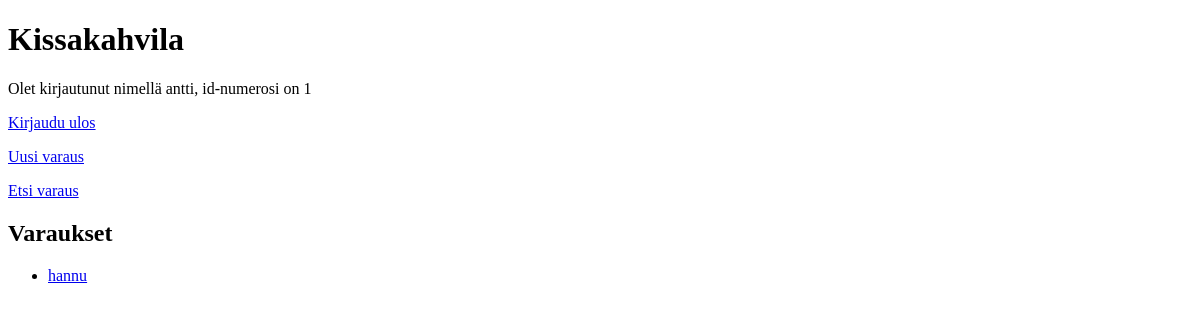
Before: / (signed in) with the older database file.
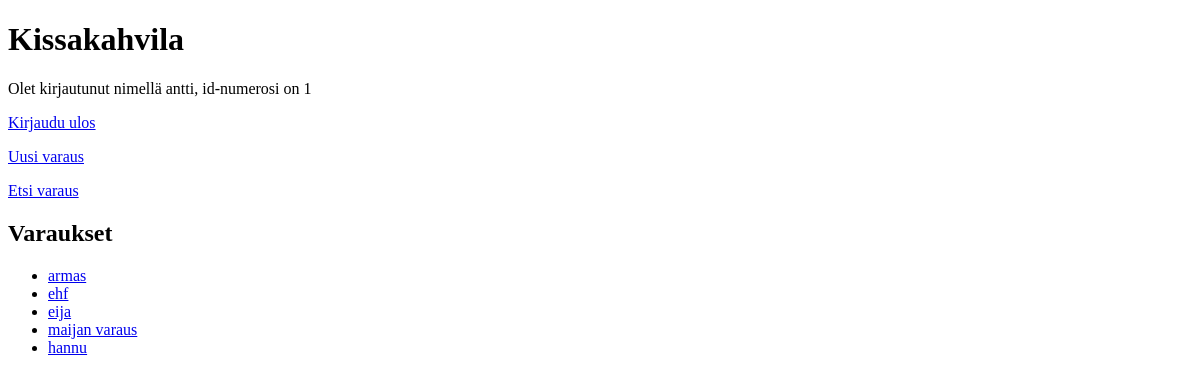
After: the same page with the newer database file.
### tables this page shows
CREATE TABLE reservations (
    id INTEGER PRIMARY KEY,
    name TEXT,
    amount TEXT,
    time INTEGER,
    cat TEXT,
    user_id INTEGER REFERENCES users
);

### app.py (the view)
@app.route("/")
def index():
    all_reservations = reservations.get_reservations()
    return render_template("index.html", reservations=all_reservations)

### db.py (called while the page is built)
def get_connection():
    con = sqlite3.connect("database.db")
    con.execute("PRAGMA foreign_keys = ON")
    con.row_factory = sqlite3.Row
    return con

def query(sql, params=[]):
    con = get_connection()
    result = con.execute(sql, params).fetchall()
    con.close()
    return result

### reservations.py (called while the page is built)
def get_reservations():
    sql = "SELECT id, name FROM reservations ORDER BY id DESC"
    return db.query(sql)

### templates/index.html (shortened to what this page needs)
<!DOCTYPE html>
<html>
<head>
</head>
<body>
    <h1>Kissakahvila</h1>
  {% if session.username %}
  <p>
    Olet kirjautunut nimellä {{ session.username }}, id-numerosi on {{ session.user_id }}
  </p>
  <p>
    <a href="/logout">Kirjaudu ulos</a>
  </p>
  <p>
    <a href="/new_reservation">Uusi varaus</a>
  </p>
  {% else %}
  <p>
    <a href="/login">Kirjaudu sisään</a>
    <a href="/register">Luo tunnus</a>
  </p>
  {% endif %}
  <p>
    <a href="/find_reservation">Etsi varaus</a>
  </p>
  <h2>Varaukset</h2>
  <ul>
  {% for reservation in reservations %}
  <li><a href="/reservation/{{ reservation.id }}">{{ reservation.name }}</a></li>
  {% endfor %}
  </ul>
</body>
</html>

Changed rows visible on the page:
added reservations: name "armas"
added reservations: name "ehf"
added reservations: name "eija"
added reservations: name "maijan varaus"
